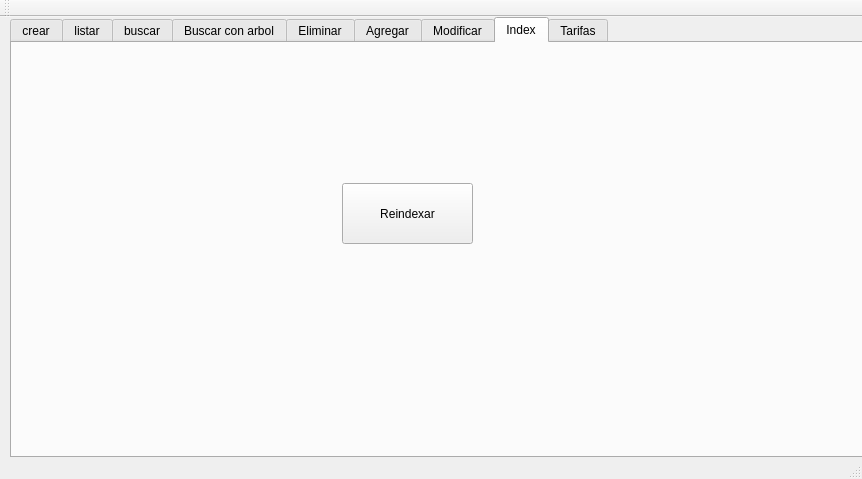
<?xml version="1.0" encoding="UTF-8"?>
<ui version="4.0">
 <class>MainWindow</class>
 <widget class="QMainWindow" name="MainWindow">
  <property name="geometry">
   <rect>
    <x>0</x>
    <y>0</y>
    <width>862</width>
    <height>479</height>
   </rect>
  </property>
  <property name="windowTitle">
   <string>MainWindow</string>
  </property>
  <widget class="QWidget" name="centralWidget">
   <widget class="QTabWidget" name="tabWidget">
    <property name="geometry">
     <rect>
      <x>10</x>
      <y>0</y>
      <width>981</width>
      <height>441</height>
     </rect>
    </property>
    <property name="currentIndex">
     <number>7</number>
    </property>
    <widget class="QWidget" name="tab">
     <attribute name="title">
      <string>crear</string>
     </attribute>
     <widget class="QPushButton" name="bt_crear">
      <property name="geometry">
       <rect>
        <x>330</x>
        <y>170</y>
        <width>99</width>
        <height>27</height>
       </rect>
      </property>
      <property name="text">
       <string>Crear</string>
      </property>
     </widget>
    </widget>
    <widget class="QWidget" name="tab_2">
     <attribute name="title">
      <string>listar</string>
     </attribute>
     <widget class="QComboBox" name="Comboilistar">
      <property name="geometry">
       <rect>
        <x>190</x>
        <y>10</y>
        <width>341</width>
        <height>27</height>
       </rect>
      </property>
     </widget>
     <widget class="QTextEdit" name="edis_listar">
      <property name="geometry">
       <rect>
        <x>20</x>
        <y>50</y>
        <width>721</width>
        <height>331</height>
       </rect>
      </property>
     </widget>
    </widget>
    <widget class="QWidget" name="tab_3">
     <attribute name="title">
      <string>buscar</string>
     </attribute>
     <widget class="QTabWidget" name="tabWidget_3">
      <property name="geometry">
       <rect>
        <x>30</x>
        <y>20</y>
        <width>661</width>
        <height>381</height>
       </rect>
      </property>
      <property name="currentIndex">
       <number>1</number>
      </property>
      <widget class="QWidget" name="tab_12">
       <attribute name="title">
        <string>Con  Index</string>
       </attribute>
       <widget class="QTabWidget" name="tabWidget_5">
        <property name="geometry">
         <rect>
          <x>0</x>
          <y>10</y>
          <width>651</width>
          <height>301</height>
         </rect>
        </property>
        <property name="currentIndex">
         <number>2</number>
        </property>
        <widget class="QWidget" name="tab_13">
         <attribute name="title">
          <string>Ciudad</string>
         </attribute>
         <widget class="QLineEdit" name="txt_buscar_con_ciudad_2">
          <property name="geometry">
           <rect>
            <x>260</x>
            <y>60</y>
            <width>113</width>
            <height>27</height>
           </rect>
          </property>
         </widget>
         <widget class="QTextEdit" name="edid_buscar_con_Ciudad_2">
          <property name="geometry">
           <rect>
            <x>0</x>
            <y>110</y>
            <width>641</width>
            <height>111</height>
           </rect>
          </property>
         </widget>
         <widget class="QPushButton" name="bt_buscar_con_ciudad_2">
          <property name="geometry">
           <rect>
            <x>390</x>
            <y>60</y>
            <width>99</width>
            <height>27</height>
           </rect>
          </property>
          <property name="text">
           <string>Buscar -&gt;</string>
          </property>
         </widget>
         <widget class="QLabel" name="label_7">
          <property name="geometry">
           <rect>
            <x>96</x>
            <y>60</y>
            <width>121</width>
            <height>20</height>
           </rect>
          </property>
          <property name="text">
           <string>Ingrese codigo</string>
          </property>
         </widget>
        </widget>
        <widget class="QWidget" name="tab_14">
         <attribute name="title">
          <string>Cliente</string>
         </attribute>
         <widget class="QTextEdit" name="edid_buscar_con_cliente_2">
          <property name="geometry">
           <rect>
            <x>10</x>
            <y>80</y>
            <width>631</width>
            <height>111</height>
           </rect>
          </property>
         </widget>
         <widget class="QLineEdit" name="txt_buscar_con_cliente_2">
          <property name="geometry">
           <rect>
            <x>280</x>
            <y>30</y>
            <width>113</width>
            <height>27</height>
           </rect>
          </property>
         </widget>
         <widget class="QLabel" name="label_8">
          <property name="geometry">
           <rect>
            <x>160</x>
            <y>40</y>
            <width>67</width>
            <height>17</height>
           </rect>
          </property>
          <property name="text">
           <string>Ingrese id</string>
          </property>
         </widget>
         <widget class="QPushButton" name="bt_buscar_con_Cliente_2">
          <property name="geometry">
           <rect>
            <x>410</x>
            <y>30</y>
            <width>99</width>
            <height>27</height>
           </rect>
          </property>
          <property name="text">
           <string>Buscar -&gt;</string>
          </property>
         </widget>
        </widget>
        <widget class="QWidget" name="tab_15">
         <attribute name="title">
          <string>Lineas</string>
         </attribute>
         <widget class="QLineEdit" name="txt_buscar_con_linea_2">
          <property name="geometry">
           <rect>
            <x>310</x>
            <y>30</y>
            <width>113</width>
            <height>27</height>
           </rect>
          </property>
         </widget>
         <widget class="QTextEdit" name="edid_buscar_con_lineas_2">
          <property name="geometry">
           <rect>
            <x>10</x>
            <y>80</y>
            <width>631</width>
            <height>121</height>
           </rect>
          </property>
         </widget>
         <widget class="QLabel" name="label_9">
          <property name="geometry">
           <rect>
            <x>170</x>
            <y>40</y>
            <width>131</width>
            <height>17</height>
           </rect>
          </property>
          <property name="text">
           <string>Ingrese numero</string>
          </property>
         </widget>
         <widget class="QPushButton" name="bt_buscar_con_linea_2">
          <property name="geometry">
           <rect>
            <x>440</x>
            <y>30</y>
            <width>99</width>
            <height>27</height>
           </rect>
          </property>
          <property name="text">
           <string>Buscar</string>
          </property>
         </widget>
        </widget>
       </widget>
      </widget>
      <widget class="QWidget" name="tab_16">
       <attribute name="title">
        <string>Sin index</string>
       </attribute>
       <widget class="QTabWidget" name="tabWidget_6">
        <property name="geometry">
         <rect>
          <x>0</x>
          <y>0</y>
          <width>651</width>
          <height>341</height>
         </rect>
        </property>
        <property name="currentIndex">
         <number>1</number>
        </property>
        <widget class="QWidget" name="tab_17">
         <attribute name="title">
          <string>Ciudad</string>
         </attribute>
         <widget class="QLineEdit" name="txt_buscar_sin_ciudad_2">
          <property name="geometry">
           <rect>
            <x>270</x>
            <y>30</y>
            <width>113</width>
            <height>27</height>
           </rect>
          </property>
         </widget>
         <widget class="QLabel" name="label_10">
          <property name="geometry">
           <rect>
            <x>160</x>
            <y>40</y>
            <width>101</width>
            <height>17</height>
           </rect>
          </property>
          <property name="text">
           <string>Ingrese codigo</string>
          </property>
         </widget>
         <widget class="QPushButton" name="bt_buscar_sin_ciudad_2">
          <property name="geometry">
           <rect>
            <x>400</x>
            <y>30</y>
            <width>99</width>
            <height>27</height>
           </rect>
          </property>
          <property name="text">
           <string>Buscar -&gt;</string>
          </property>
         </widget>
         <widget class="QTextEdit" name="edid_buscar_sin_ciudad_2">
          <property name="geometry">
           <rect>
            <x>0</x>
            <y>70</y>
            <width>641</width>
            <height>101</height>
           </rect>
          </property>
         </widget>
        </widget>
        <widget class="QWidget" name="tab_18">
         <attribute name="title">
          <string>Cliente</string>
         </attribute>
         <widget class="QLineEdit" name="txt_buscar_sin_cliente_2">
          <property name="geometry">
           <rect>
            <x>270</x>
            <y>40</y>
            <width>113</width>
            <height>27</height>
           </rect>
          </property>
         </widget>
         <widget class="QLabel" name="label_11">
          <property name="geometry">
           <rect>
            <x>160</x>
            <y>40</y>
            <width>67</width>
            <height>17</height>
           </rect>
          </property>
          <property name="text">
           <string>Ingrese id</string>
          </property>
         </widget>
         <widget class="QPushButton" name="bt_buscar_sin_cliente_2">
          <property name="geometry">
           <rect>
            <x>400</x>
            <y>40</y>
            <width>99</width>
            <height>27</height>
           </rect>
          </property>
          <property name="text">
           <string>Buscar -&gt;</string>
          </property>
         </widget>
         <widget class="QTextEdit" name="edid_buscar_sin_cliente_2">
          <property name="geometry">
           <rect>
            <x>10</x>
            <y>90</y>
            <width>631</width>
            <height>141</height>
           </rect>
          </property>
         </widget>
        </widget>
        <widget class="QWidget" name="tab_19">
         <attribute name="title">
          <string>Linea</string>
         </attribute>
         <widget class="QLineEdit" name="txt_buscar_sin_linea_2">
          <property name="geometry">
           <rect>
            <x>280</x>
            <y>40</y>
            <width>113</width>
            <height>27</height>
           </rect>
          </property>
         </widget>
         <widget class="QTextEdit" name="edid_buscar_sin_linea_2">
          <property name="geometry">
           <rect>
            <x>10</x>
            <y>90</y>
            <width>631</width>
            <height>141</height>
           </rect>
          </property>
         </widget>
         <widget class="QLabel" name="label_12">
          <property name="geometry">
           <rect>
            <x>170</x>
            <y>50</y>
            <width>67</width>
            <height>17</height>
           </rect>
          </property>
          <property name="text">
           <string>Ingrese id</string>
          </property>
         </widget>
         <widget class="QPushButton" name="bt_buscar_sin_linea_2">
          <property name="geometry">
           <rect>
            <x>420</x>
            <y>40</y>
            <width>99</width>
            <height>27</height>
           </rect>
          </property>
          <property name="text">
           <string>Buscar -&gt;</string>
          </property>
         </widget>
        </widget>
       </widget>
      </widget>
     </widget>
    </widget>
    <widget class="QWidget" name="tab_20">
     <attribute name="title">
      <string>Buscar con arbol</string>
     </attribute>
     <widget class="QTabWidget" name="tabWidget_7">
      <property name="geometry">
       <rect>
        <x>20</x>
        <y>10</y>
        <width>721</width>
        <height>371</height>
       </rect>
      </property>
      <property name="currentIndex">
       <number>2</number>
      </property>
      <widget class="QWidget" name="tab_21">
       <attribute name="title">
        <string>ciudad</string>
       </attribute>
       <widget class="QLineEdit" name="txt_buscar_Ar_ciudad">
        <property name="geometry">
         <rect>
          <x>260</x>
          <y>40</y>
          <width>113</width>
          <height>27</height>
         </rect>
        </property>
       </widget>
       <widget class="QLabel" name="label_13">
        <property name="geometry">
         <rect>
          <x>170</x>
          <y>40</y>
          <width>67</width>
          <height>17</height>
         </rect>
        </property>
        <property name="text">
         <string>Ingrese id</string>
        </property>
       </widget>
       <widget class="QTextEdit" name="edid_buscar_ar_ciudad">
        <property name="geometry">
         <rect>
          <x>60</x>
          <y>100</y>
          <width>621</width>
          <height>78</height>
         </rect>
        </property>
       </widget>
       <widget class="QPushButton" name="bt_buscar_ar_ciudad">
        <property name="geometry">
         <rect>
          <x>420</x>
          <y>40</y>
          <width>99</width>
          <height>27</height>
         </rect>
        </property>
        <property name="text">
         <string>Bucar</string>
        </property>
       </widget>
      </widget>
      <widget class="QWidget" name="tab_22">
       <attribute name="title">
        <string>Cliente</string>
       </attribute>
       <widget class="QLabel" name="label_14">
        <property name="geometry">
         <rect>
          <x>150</x>
          <y>100</y>
          <width>67</width>
          <height>17</height>
         </rect>
        </property>
        <property name="text">
         <string>Ingrese id</string>
        </property>
       </widget>
       <widget class="QLineEdit" name="txt_buscar_ar_cliente">
        <property name="geometry">
         <rect>
          <x>240</x>
          <y>100</y>
          <width>113</width>
          <height>27</height>
         </rect>
        </property>
       </widget>
       <widget class="QTextEdit" name="edid_buscar_ar_cliente">
        <property name="geometry">
         <rect>
          <x>40</x>
          <y>160</y>
          <width>621</width>
          <height>78</height>
         </rect>
        </property>
       </widget>
       <widget class="QPushButton" name="bt_buscar_ar_cliente">
        <property name="geometry">
         <rect>
          <x>400</x>
          <y>100</y>
          <width>99</width>
          <height>27</height>
         </rect>
        </property>
        <property name="text">
         <string>Buscar</string>
        </property>
       </widget>
      </widget>
      <widget class="QWidget" name="tab_23">
       <attribute name="title">
        <string>lineas</string>
       </attribute>
       <widget class="QLabel" name="label_15">
        <property name="geometry">
         <rect>
          <x>180</x>
          <y>90</y>
          <width>67</width>
          <height>17</height>
         </rect>
        </property>
        <property name="text">
         <string>Ingrese id</string>
        </property>
       </widget>
       <widget class="QLineEdit" name="txt_buscar_ar_linea">
        <property name="geometry">
         <rect>
          <x>270</x>
          <y>90</y>
          <width>113</width>
          <height>27</height>
         </rect>
        </property>
       </widget>
       <widget class="QTextEdit" name="edid_buscar_ar_linea">
        <property name="geometry">
         <rect>
          <x>70</x>
          <y>150</y>
          <width>621</width>
          <height>78</height>
         </rect>
        </property>
       </widget>
       <widget class="QPushButton" name="bt_buscar_ar_linea">
        <property name="geometry">
         <rect>
          <x>430</x>
          <y>90</y>
          <width>99</width>
          <height>27</height>
         </rect>
        </property>
        <property name="text">
         <string>bucar</string>
        </property>
       </widget>
      </widget>
     </widget>
    </widget>
    <widget class="QWidget" name="tab_24">
     <attribute name="title">
      <string>Eliminar</string>
     </attribute>
     <widget class="QTabWidget" name="tabWidget_8">
      <property name="geometry">
       <rect>
        <x>50</x>
        <y>10</y>
        <width>651</width>
        <height>371</height>
       </rect>
      </property>
      <property name="currentIndex">
       <number>2</number>
      </property>
      <widget class="QWidget" name="tab_25">
       <attribute name="title">
        <string>Ciudad</string>
       </attribute>
       <widget class="QLabel" name="label_16">
        <property name="geometry">
         <rect>
          <x>240</x>
          <y>60</y>
          <width>67</width>
          <height>17</height>
         </rect>
        </property>
        <property name="text">
         <string>Ingrese id</string>
        </property>
       </widget>
       <widget class="QLineEdit" name="txt_eliminar_ciudad">
        <property name="geometry">
         <rect>
          <x>230</x>
          <y>120</y>
          <width>113</width>
          <height>27</height>
         </rect>
        </property>
       </widget>
       <widget class="QPushButton" name="bt_eliminar_ciudad">
        <property name="geometry">
         <rect>
          <x>230</x>
          <y>190</y>
          <width>99</width>
          <height>27</height>
         </rect>
        </property>
        <property name="text">
         <string>Eliminar</string>
        </property>
       </widget>
      </widget>
      <widget class="QWidget" name="tab_26">
       <attribute name="title">
        <string>Cliente</string>
       </attribute>
       <widget class="QPushButton" name="bt_eliminar_cliente">
        <property name="geometry">
         <rect>
          <x>220</x>
          <y>160</y>
          <width>99</width>
          <height>27</height>
         </rect>
        </property>
        <property name="text">
         <string>Eliminar</string>
        </property>
       </widget>
       <widget class="QLineEdit" name="txt_eliminar_cliente">
        <property name="geometry">
         <rect>
          <x>220</x>
          <y>90</y>
          <width>113</width>
          <height>27</height>
         </rect>
        </property>
       </widget>
       <widget class="QLabel" name="label_17">
        <property name="geometry">
         <rect>
          <x>240</x>
          <y>50</y>
          <width>67</width>
          <height>17</height>
         </rect>
        </property>
        <property name="text">
         <string>Ingrerse id</string>
        </property>
       </widget>
      </widget>
      <widget class="QWidget" name="tab_27">
       <attribute name="title">
        <string>Linea</string>
       </attribute>
       <widget class="QLineEdit" name="txt_eliminar_linea">
        <property name="geometry">
         <rect>
          <x>210</x>
          <y>110</y>
          <width>113</width>
          <height>27</height>
         </rect>
        </property>
       </widget>
       <widget class="QLabel" name="label_18">
        <property name="geometry">
         <rect>
          <x>240</x>
          <y>60</y>
          <width>67</width>
          <height>17</height>
         </rect>
        </property>
        <property name="text">
         <string>Ingrese id</string>
        </property>
       </widget>
       <widget class="QPushButton" name="bt_eliminar_linea">
        <property name="geometry">
         <rect>
          <x>220</x>
          <y>190</y>
          <width>99</width>
          <height>27</height>
         </rect>
        </property>
        <property name="text">
         <string>Eliminar</string>
        </property>
       </widget>
      </widget>
     </widget>
    </widget>
    <widget class="QWidget" name="tab_28">
     <attribute name="title">
      <string>Agregar</string>
     </attribute>
     <widget class="QTabWidget" name="tabWidget_9">
      <property name="geometry">
       <rect>
        <x>30</x>
        <y>10</y>
        <width>671</width>
        <height>391</height>
       </rect>
      </property>
      <property name="currentIndex">
       <number>0</number>
      </property>
      <widget class="QWidget" name="tab_29">
       <attribute name="title">
        <string>Ciudad</string>
       </attribute>
       <widget class="QLineEdit" name="txt_agregar_ciudad_id">
        <property name="geometry">
         <rect>
          <x>240</x>
          <y>40</y>
          <width>113</width>
          <height>27</height>
         </rect>
        </property>
       </widget>
       <widget class="QLineEdit" name="txt_agregar_ciudad_nombre">
        <property name="geometry">
         <rect>
          <x>240</x>
          <y>90</y>
          <width>113</width>
          <height>27</height>
         </rect>
        </property>
       </widget>
       <widget class="QLabel" name="label_19">
        <property name="geometry">
         <rect>
          <x>130</x>
          <y>40</y>
          <width>67</width>
          <height>17</height>
         </rect>
        </property>
        <property name="text">
         <string>ID Ciudad</string>
        </property>
       </widget>
       <widget class="QLabel" name="label_20">
        <property name="geometry">
         <rect>
          <x>90</x>
          <y>90</y>
          <width>111</width>
          <height>17</height>
         </rect>
        </property>
        <property name="text">
         <string>Nombre Ciudad</string>
        </property>
       </widget>
       <widget class="QPushButton" name="bt_Agregar_ciudad">
        <property name="geometry">
         <rect>
          <x>240</x>
          <y>190</y>
          <width>99</width>
          <height>27</height>
         </rect>
        </property>
        <property name="text">
         <string>Agregar</string>
        </property>
       </widget>
      </widget>
      <widget class="QWidget" name="tab_30">
       <attribute name="title">
        <string>Cliente</string>
       </attribute>
       <widget class="QPushButton" name="bt_agregar_cliente">
        <property name="geometry">
         <rect>
          <x>240</x>
          <y>260</y>
          <width>99</width>
          <height>27</height>
         </rect>
        </property>
        <property name="text">
         <string>Agregar</string>
        </property>
       </widget>
       <widget class="QLineEdit" name="txt_agregar_cliente_id">
        <property name="geometry">
         <rect>
          <x>240</x>
          <y>40</y>
          <width>113</width>
          <height>27</height>
         </rect>
        </property>
       </widget>
       <widget class="QLineEdit" name="txt_agregar_cliente_nombre">
        <property name="geometry">
         <rect>
          <x>240</x>
          <y>80</y>
          <width>113</width>
          <height>27</height>
         </rect>
        </property>
       </widget>
       <widget class="QLineEdit" name="txt_agregar_cliente_idCiudad">
        <property name="geometry">
         <rect>
          <x>240</x>
          <y>200</y>
          <width>113</width>
          <height>27</height>
         </rect>
        </property>
       </widget>
       <widget class="QLabel" name="label_21">
        <property name="geometry">
         <rect>
          <x>80</x>
          <y>40</y>
          <width>67</width>
          <height>17</height>
         </rect>
        </property>
        <property name="text">
         <string>TextLabel</string>
        </property>
       </widget>
       <widget class="QLabel" name="label_22">
        <property name="geometry">
         <rect>
          <x>80</x>
          <y>90</y>
          <width>67</width>
          <height>17</height>
         </rect>
        </property>
        <property name="text">
         <string>TextLabel</string>
        </property>
       </widget>
       <widget class="QLabel" name="label_23">
        <property name="geometry">
         <rect>
          <x>80</x>
          <y>150</y>
          <width>67</width>
          <height>17</height>
         </rect>
        </property>
        <property name="text">
         <string>TextLabel</string>
        </property>
       </widget>
       <widget class="QLabel" name="label_24">
        <property name="geometry">
         <rect>
          <x>70</x>
          <y>210</y>
          <width>67</width>
          <height>17</height>
         </rect>
        </property>
        <property name="text">
         <string>TextLabel</string>
        </property>
       </widget>
       <widget class="QWidget" name="layoutWidget">
        <property name="geometry">
         <rect>
          <x>240</x>
          <y>150</y>
          <width>91</width>
          <height>24</height>
         </rect>
        </property>
        <layout class="QHBoxLayout" name="horizontalLayout">
         <item>
          <widget class="QRadioButton" name="radio_agregar_cliente_m">
           <property name="text">
            <string>M</string>
           </property>
           <property name="checkable">
            <bool>true</bool>
           </property>
           <property name="checked">
            <bool>false</bool>
           </property>
          </widget>
         </item>
         <item>
          <widget class="QRadioButton" name="radio_agregar_cliente_f">
           <property name="text">
            <string>F</string>
           </property>
           <property name="checkable">
            <bool>true</bool>
           </property>
           <property name="checked">
            <bool>true</bool>
           </property>
          </widget>
         </item>
        </layout>
       </widget>
      </widget>
      <widget class="QWidget" name="tab_31">
       <attribute name="title">
        <string>linea</string>
       </attribute>
       <widget class="QPushButton" name="bt_agregar_linea">
        <property name="geometry">
         <rect>
          <x>260</x>
          <y>240</y>
          <width>99</width>
          <height>27</height>
         </rect>
        </property>
        <property name="text">
         <string>Agregar</string>
        </property>
       </widget>
       <widget class="QLabel" name="label_25">
        <property name="geometry">
         <rect>
          <x>130</x>
          <y>60</y>
          <width>91</width>
          <height>16</height>
         </rect>
        </property>
        <property name="text">
         <string>ID Cliente</string>
        </property>
       </widget>
       <widget class="QLabel" name="label_26">
        <property name="geometry">
         <rect>
          <x>90</x>
          <y>150</y>
          <width>121</width>
          <height>21</height>
         </rect>
        </property>
        <property name="text">
         <string>Numero de linea</string>
        </property>
       </widget>
       <widget class="QLineEdit" name="txt_agregar_linea_idcliente">
        <property name="geometry">
         <rect>
          <x>260</x>
          <y>60</y>
          <width>113</width>
          <height>27</height>
         </rect>
        </property>
       </widget>
       <widget class="QLineEdit" name="txt_agregar_linea_numero">
        <property name="geometry">
         <rect>
          <x>260</x>
          <y>150</y>
          <width>113</width>
          <height>27</height>
         </rect>
        </property>
       </widget>
      </widget>
     </widget>
    </widget>
    <widget class="QWidget" name="tab_32">
     <attribute name="title">
      <string>Modificar</string>
     </attribute>
    </widget>
    <widget class="QWidget" name="tab_33">
     <attribute name="title">
      <string>Index</string>
     </attribute>
     <widget class="QPushButton" name="by_reindexar">
      <property name="geometry">
       <rect>
        <x>330</x>
        <y>140</y>
        <width>131</width>
        <height>61</height>
       </rect>
      </property>
      <property name="text">
       <string>Reindexar</string>
      </property>
     </widget>
    </widget>
    <widget class="QWidget" name="tab_34">
     <attribute name="title">
      <string>Tarifas</string>
     </attribute>
     <widget class="QTextEdit" name="edid_tarifas_8_15">
      <property name="geometry">
       <rect>
        <x>0</x>
        <y>60</y>
        <width>681</width>
        <height>251</height>
       </rect>
      </property>
     </widget>
     <widget class="QLabel" name="label_32">
      <property name="geometry">
       <rect>
        <x>190</x>
        <y>30</y>
        <width>131</width>
        <height>20</height>
       </rect>
      </property>
      <property name="text">
       <string>Ingrese id Cliente</string>
      </property>
     </widget>
     <widget class="QGroupBox" name="groupBox">
      <property name="geometry">
       <rect>
        <x>690</x>
        <y>60</y>
        <width>251</width>
        <height>251</height>
       </rect>
      </property>
      <property name="font">
       <font>
        <weight>75</weight>
        <bold>true</bold>
       </font>
      </property>
      <property name="title">
       <string>                           Balance</string>
      </property>
      <widget class="QLineEdit" name="txt_tarifa1_total">
       <property name="geometry">
        <rect>
         <x>130</x>
         <y>20</y>
         <width>113</width>
         <height>27</height>
        </rect>
       </property>
      </widget>
      <widget class="QLabel" name="label_27">
       <property name="geometry">
        <rect>
         <x>0</x>
         <y>20</y>
         <width>121</width>
         <height>20</height>
        </rect>
       </property>
       <property name="text">
        <string>Total tarifa 0.05</string>
       </property>
      </widget>
      <widget class="QLineEdit" name="txt_tarifa2_total">
       <property name="geometry">
        <rect>
         <x>130</x>
         <y>60</y>
         <width>113</width>
         <height>27</height>
        </rect>
       </property>
      </widget>
      <widget class="QLabel" name="label_28">
       <property name="geometry">
        <rect>
         <x>0</x>
         <y>70</y>
         <width>131</width>
         <height>17</height>
        </rect>
       </property>
       <property name="text">
        <string>Total tarifa 0.04</string>
       </property>
      </widget>
      <widget class="QLineEdit" name="txt_tarifa3_total">
       <property name="geometry">
        <rect>
         <x>130</x>
         <y>100</y>
         <width>113</width>
         <height>27</height>
        </rect>
       </property>
      </widget>
      <widget class="QLabel" name="label_29">
       <property name="geometry">
        <rect>
         <x>0</x>
         <y>110</y>
         <width>121</width>
         <height>17</height>
        </rect>
       </property>
       <property name="text">
        <string>Total tarifa 0.01</string>
       </property>
      </widget>
      <widget class="QLabel" name="label_30">
       <property name="geometry">
        <rect>
         <x>0</x>
         <y>150</y>
         <width>141</width>
         <height>17</height>
        </rect>
       </property>
       <property name="text">
        <string>Suma total tarifa </string>
       </property>
      </widget>
      <widget class="QLineEdit" name="txt_suma_total_tarifa">
       <property name="geometry">
        <rect>
         <x>130</x>
         <y>140</y>
         <width>113</width>
         <height>27</height>
        </rect>
       </property>
      </widget>
     </widget>
     <widget class="QLineEdit" name="lineEdit_2">
      <property name="geometry">
       <rect>
        <x>330</x>
        <y>30</y>
        <width>110</width>
        <height>27</height>
       </rect>
      </property>
     </widget>
     <widget class="QPushButton" name="bt_tarifas">
      <property name="geometry">
       <rect>
        <x>460</x>
        <y>30</y>
        <width>99</width>
        <height>27</height>
       </rect>
      </property>
      <property name="text">
       <string>Generar</string>
      </property>
     </widget>
    </widget>
   </widget>
  </widget>
  <widget class="QMenuBar" name="menuBar">
   <property name="geometry">
    <rect>
     <x>0</x>
     <y>0</y>
     <width>862</width>
     <height>25</height>
    </rect>
   </property>
  </widget>
  <widget class="QToolBar" name="mainToolBar">
   <attribute name="toolBarArea">
    <enum>TopToolBarArea</enum>
   </attribute>
   <attribute name="toolBarBreak">
    <bool>false</bool>
   </attribute>
  </widget>
  <widget class="QStatusBar" name="statusBar"/>
 </widget>
 <layoutdefault spacing="6" margin="11"/>
 <resources/>
 <connections/>
</ui>
